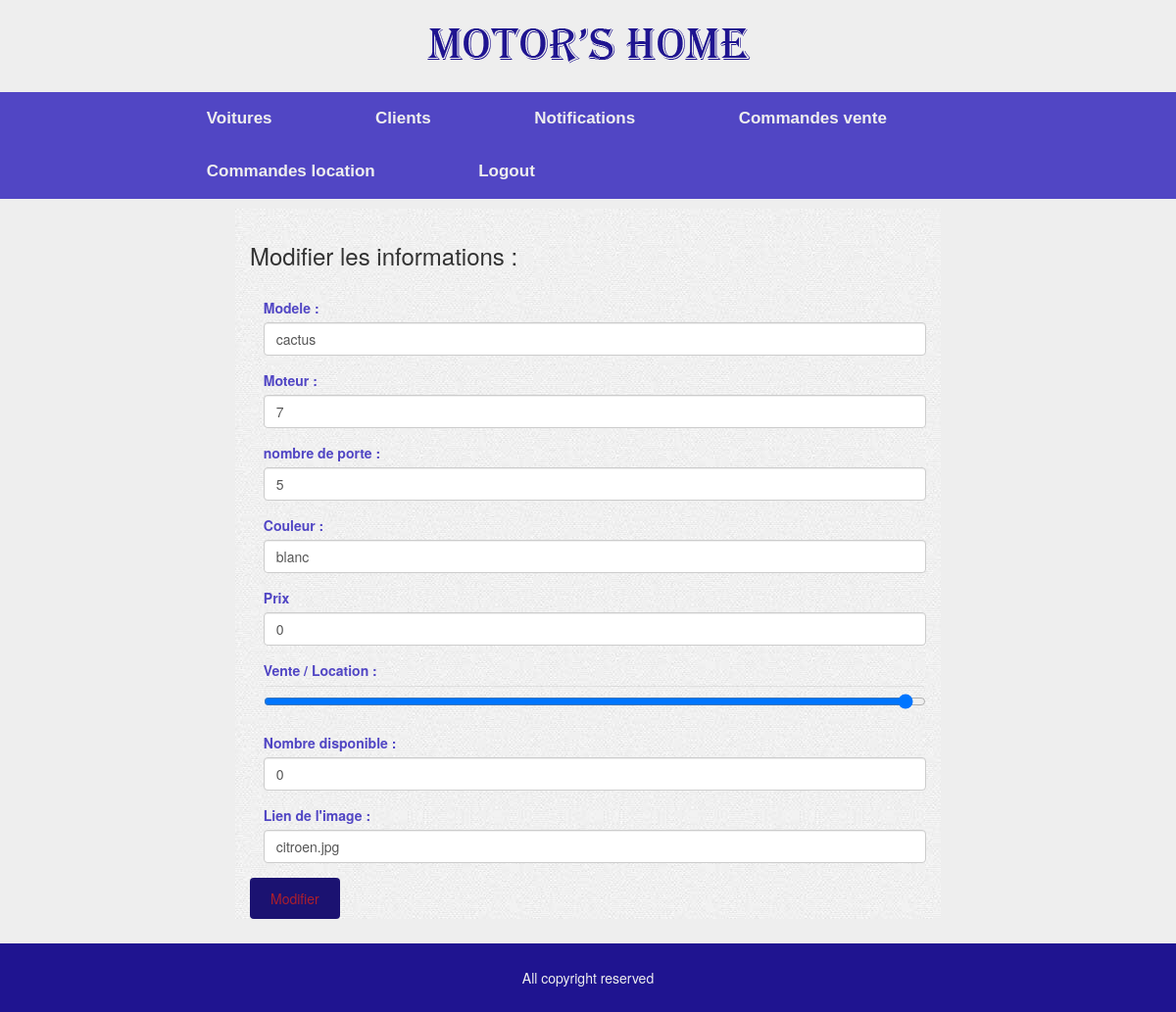
The page /admin/modifiervoiture.php?id=1 on the database its author committed.
### tables this page shows
CREATE TABLE IF NOT EXISTS `voiture` (
  `id` int(11) NOT NULL AUTO_INCREMENT,
  `matricule` varchar(10) NOT NULL,
  `marque` varchar(10) NOT NULL,
  `modele` varchar(20) NOT NULL,
  `couleur` varchar(10) NOT NULL,
  `porte` int(11) NOT NULL,
  `moteur` int(11) NOT NULL,
  `prix` int(11) NOT NULL,
  `offre` tinyint(1) NOT NULL,
  `image` varchar(30) NOT NULL,
  `dispo` int(3) NOT NULL,
  PRIMARY KEY (`id`),
  KEY `matricule` (`matricule`)
);

### admin/modifiervoiture.php (the view, shortened to what this page needs)
<?php require('header.php'); ?>
<?php require('nav.php'); ?>
		<div class="container">
            <?php
				if(isset($_GET['id'])) {
                    $sql='select * from voiture where id='.$_GET['id'];
                    $mysql=mysql_query($sql) or die ('error requete');
					$result=mysql_fetch_array($mysql);
						$image = $result[9];
						$prix = $result[7];
						$model=$result[3];
						$moteur=$result[6];
						$couleur=$result[4];
						$dispo=$result[10];
						$porte=$result[5];
						$offre=$result[8];
				}
				else {header('location:voitures.php');die();}
				?>
            <form method="POST">
                <h1>Modifier les informations :  </h1>
				<div class="form-group">
                    <label>Modele :</label>
                    <input type="text" name="modele" value="<?php echo $model; ?>" class="form-control">
                </div>
                <div class="form-group">
                    <label>Moteur :</label>
                    <input type="number" maxlength="11" name="moteur" value="<?php echo $moteur; ?>" class="form-control">
                </div>
                <div class="form-group">
                    <label>nombre de porte :</label>
                    <input type="number" maxlength="11" name="porte" value="<?php echo $porte; ?>" class="form-control">
                </div>
                <div class="form-group">
                    <label>Couleur :</label>
                <input type="text" name="couleur" value="<?php echo $couleur; ?>" class="form-control">
                </div>
                <div class="form-group">
                    <label>Prix</label>
                    <input type="number" maxlength="11" name="prix" value="<?php echo $prix; ?>" class="form-control"></textarea>
                </div>
				<div class="form-group">
                    <label>Vente / Location :</label>
                    <input type="range" maxlength="1" min="0" max="1" name="offre" value="<?php echo $offre; ?>" class="form-control"></textarea>
                </div>
				<div class="form-group">
                    <label>Nombre disponible :</label>
                    <input type="number" maxlength="3" name="dispo" value="<?php echo $dispo; ?>" class="form-control"></textarea>
                </div>
				<div class="form-group">
                    <label>Lien de l'image :</label>
                    <input type="text" name="image" value="<?php echo $image; ?>" class="form-control"></textarea>
                </div>
                <input  type="submit" name="btn" class="btn" value="Modifier" />
            </form>
	        </div>
<?php require('footer.php'); ?>

### css/styleadmin.css (style rules this page uses)
body { background-color: #eeeeee; }
.container h1 { font-size: 24px; margin-bottom: 30px; margin-top: 35px; }
.form-group { margin-bottom: 15px; margin-left: 2%; }
.container label { color: #5146c4; }
.container { margin-bottom: 25px; margin-left : 20%; background-image:url('../images/bg.jpg'); background-repeat : repeat; width :60%; }
.container .btn { padding : 10px 20px; color : #ad1f2c; background-color : #1b1271; text-decoration : none; border-radius : 4px; }

### rows shown on the page
voiture: modele "cactus", moteur "7", porte "5", couleur "blanc", prix "0", offre "1", dispo "0", image "citroen.jpg"
